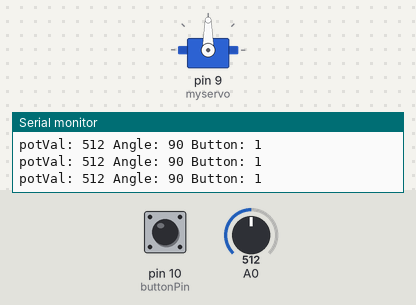
This sketch was run on a simulated Arduino Uno, built with avr-gcc and run on an emulated ATmega328P. Shown: servo, the last lines printed to the serial monitor. The inputs (shaded band) are chosen by the test bench; at power-on: A0 = 512, pin 10 (buttonPin) HIGH.

Above: at 1.2 s.
1.3 s: A0 set to 553
At 1.9 s:
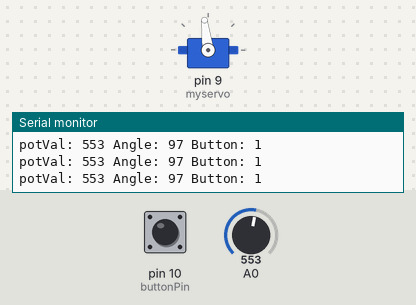
4.3 s: A0 set to 586
At 5.2 s:
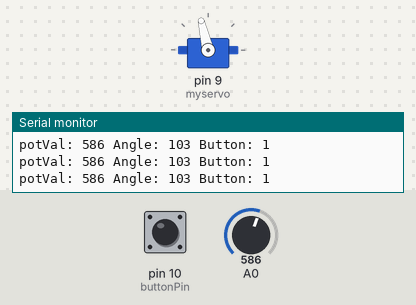
5.8 s: A0 set to 986
At 6.7 s:
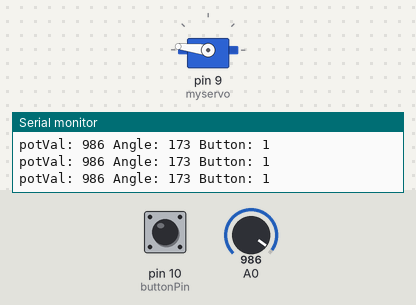
7.3 s: A0 set to 1018
At 8.2 s:
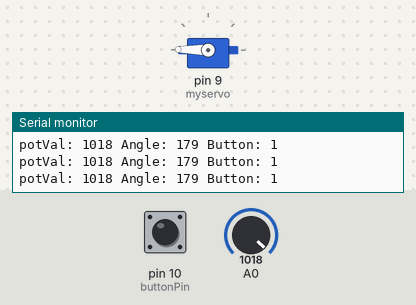
10.3 s: A0 set to 900
At 10.6 s:
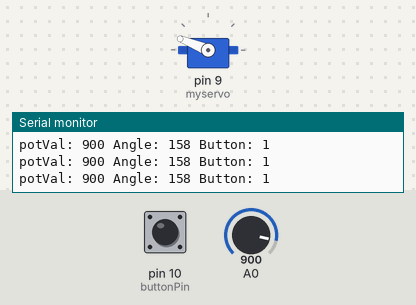
11.8 s: pin 10 (buttonPin) pulled LOW for 0.15 s
At 13.4 s:
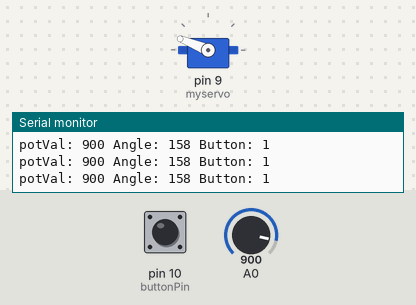
Timing chart, 0 to 14.9 s (numbered marks = the images above; inputs shaded):
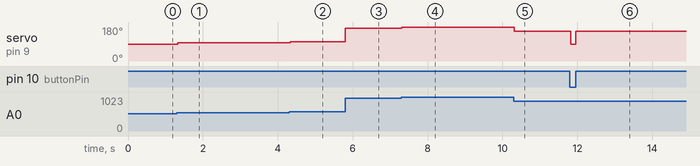

The sketch:

learn-servo.ino
```cpp
#include <Servo.h>

Servo myservo;

int pos = 0;
int pin = 9;
int add = 45;
int buttonPin = 10;

void setup() {
  Serial.begin(9600);
  myservo.attach(9);
  pinMode(A0, INPUT);\
  pinMode(buttonPin, INPUT_PULLUP);
}

void loop() {
  // Servo max angle is 180
  // Servo adalah akuator
  // Bahasa -> Servus (latin) artinya "Pengikut/Pelayan"
  // Why servo small?
  // cuz torsi (power) yang lebih tinggi
  // Servo components
  // 1. Motor DC/AC (Sumber daya)
  // 2. Motor Servo ( GearBox ) (Menggerakan, dll)
  // 3. Potensio (Mengubah Tegangan yang digunakan pada sudut yang berbeda)
  // 4. Poros Output (Pengukur sudut)
  // 5. Sirkuit kontrol


  // Perkabelan -> Coklat: GND - Merah: Power(5v/3v) - Orange: Signal
  int state = digitalRead(buttonPin);
  int potVal = analogRead(A0);
  int angle = map(potVal, 0, 1023, 0, 180);
  myservo.write(angle);

  if(state == LOW){
    myservo.write(90);
  }

  Serial.print("potVal: ");
  Serial.print(potVal);
  Serial.print(" Angle: ");
  Serial.print(myservo.read());
  Serial.print(" Button: ");
  Serial.print(state);
  Serial.print("\n");
}

// sensor dan akuator
```

Measured:
- after the input at 1.3 s, servo on pin 9 (myservo): 90° → 97° at once
- after the input at 4.3 s, servo on pin 9 (myservo): 97° → 103° at once
- after the input at 5.8 s, servo on pin 9 (myservo): 103° → 173° at once
- after the input at 7.3 s, servo on pin 9 (myservo): 173° → 179° at once
- after the input at 10.3 s, servo on pin 9 (myservo): 179° → 158° at once
- after the input at 11.8 s, servo on pin 9 (myservo): 158° → 90° at once, → 158° 0.13 s later
